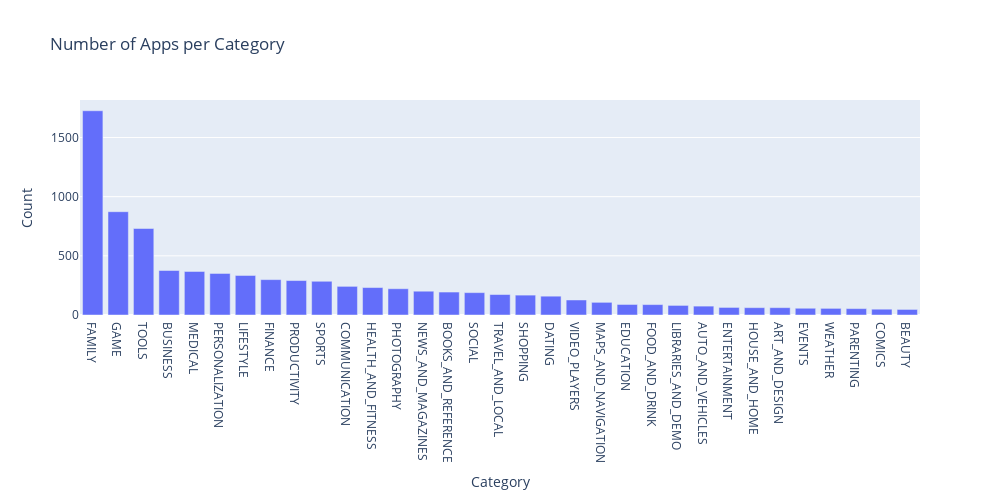

Notebook code cell kept with this figure:
### Markdown cell above
##### Exploratory Data Analysis (EDA)
Exploratory Data Analysis helps us understand:
- Number of Apps per Category
- App Rating Distribution
- Size vs. Rating
- Paid vs Free Install Distribution

This step gives us a clear picture of the data.

### Code cell
cat_counts = apps["Category"].value_counts()

ffig = go.Figure(data=[go.Bar(
    x=cat_counts.index,
    y=cat_counts.values
)])

fig.update_layout(
    title="Number of Apps per Category", xaxis_title="Category", yaxis_title="Count",width=1000,  
    height=500
)

fig.show()

### Figure 1 — Plotly figure (JSON) as saved in the notebook; plotly's stock layout.template omitted (floating-point values rounded to 4 significant figures)
{"data": [{"type": "bar", "x": ["FAMILY", "GAME", "TOOLS", "BUSINESS", "MEDICAL", "PERSONALIZATION", "LIFESTYLE", "FINANCE", "PRODUCTIVITY", "SPORTS", "COMMUNICATION", "HEALTH_AND_FITNESS", "PHOTOGRAPHY", "NEWS_AND_MAGAZINES", "BOOKS_AND_REFERENCE", "SOCIAL", "TRAVEL_AND_LOCAL", "SHOPPING", "DATING", "VIDEO_PLAYERS", "MAPS_AND_NAVIGATION", "EDUCATION", "FOOD_AND_DRINK", "LIBRARIES_AND_DEMO", "AUTO_AND_VEHICLES", "ENTERTAINMENT", "HOUSE_AND_HOME", "ART_AND_DESIGN", "EVENTS", "WEATHER", "PARENTING", "COMICS", "BEAUTY"], "y": [1726, 873, 731, 376, 368, 351, 334, 299, 291, 285, 242, 232, 222, 201, 194, 189, 173, 168, 159, 127, 107, 89, 88, 81, 75, 64, 62, 62, 57, 56, 54, 49, 47]}], "layout": {"height": 500, "title": {"text": "Number of Apps per Category"}, "width": 1000, "xaxis": {"autorange": true, "range": [-0.5, 32.5], "title": {"text": "Category"}, "type": "category"}, "yaxis": {"autorange": true, "range": [0, 1817.0], "title": {"text": "Count"}, "type": "linear"}}}
